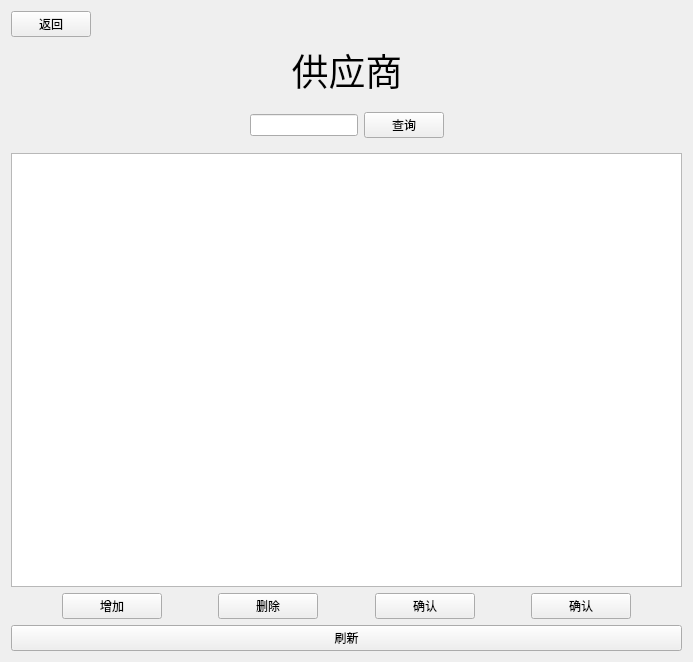
<?xml version="1.0" encoding="UTF-8"?>
<ui version="4.0">
 <class>Supplier</class>
 <widget class="QWidget" name="Supplier">
  <property name="geometry">
   <rect>
    <x>0</x>
    <y>0</y>
    <width>693</width>
    <height>662</height>
   </rect>
  </property>
  <property name="sizePolicy">
   <sizepolicy hsizetype="MinimumExpanding" vsizetype="Preferred">
    <horstretch>0</horstretch>
    <verstretch>0</verstretch>
   </sizepolicy>
  </property>
  <property name="windowTitle">
   <string>Form</string>
  </property>
  <layout class="QGridLayout" name="gridLayout">
   <item row="4" column="1">
    <widget class="QWidget" name="widget_2" native="true">
     <layout class="QHBoxLayout" name="horizontalLayout_2">
      <item>
       <spacer name="horizontalSpacer_8">
        <property name="orientation">
         <enum>Qt::Horizontal</enum>
        </property>
        <property name="sizeHint" stdset="0">
         <size>
          <width>40</width>
          <height>20</height>
         </size>
        </property>
       </spacer>
      </item>
      <item>
       <widget class="QLineEdit" name="lineEdit_find"/>
      </item>
      <item>
       <widget class="QPushButton" name="pushButton_find">
        <property name="text">
         <string>查询</string>
        </property>
       </widget>
      </item>
      <item>
       <spacer name="horizontalSpacer_9">
        <property name="orientation">
         <enum>Qt::Horizontal</enum>
        </property>
        <property name="sizeHint" stdset="0">
         <size>
          <width>40</width>
          <height>20</height>
         </size>
        </property>
       </spacer>
      </item>
     </layout>
    </widget>
   </item>
   <item row="6" column="0" colspan="3">
    <widget class="QWidget" name="widget" native="true">
     <layout class="QHBoxLayout" name="horizontalLayout">
      <property name="leftMargin">
       <number>0</number>
      </property>
      <property name="topMargin">
       <number>0</number>
      </property>
      <property name="rightMargin">
       <number>0</number>
      </property>
      <property name="bottomMargin">
       <number>0</number>
      </property>
      <item>
       <spacer name="horizontalSpacer_3">
        <property name="orientation">
         <enum>Qt::Horizontal</enum>
        </property>
        <property name="sizeHint" stdset="0">
         <size>
          <width>40</width>
          <height>20</height>
         </size>
        </property>
       </spacer>
      </item>
      <item>
       <widget class="QPushButton" name="pushButton_add">
        <property name="minimumSize">
         <size>
          <width>100</width>
          <height>0</height>
         </size>
        </property>
        <property name="text">
         <string>增加</string>
        </property>
       </widget>
      </item>
      <item>
       <spacer name="horizontalSpacer_5">
        <property name="orientation">
         <enum>Qt::Horizontal</enum>
        </property>
        <property name="sizeHint" stdset="0">
         <size>
          <width>40</width>
          <height>20</height>
         </size>
        </property>
       </spacer>
      </item>
      <item>
       <widget class="QPushButton" name="pushButton_delete">
        <property name="minimumSize">
         <size>
          <width>100</width>
          <height>0</height>
         </size>
        </property>
        <property name="text">
         <string>删除</string>
        </property>
       </widget>
      </item>
      <item>
       <spacer name="horizontalSpacer_6">
        <property name="orientation">
         <enum>Qt::Horizontal</enum>
        </property>
        <property name="sizeHint" stdset="0">
         <size>
          <width>40</width>
          <height>20</height>
         </size>
        </property>
       </spacer>
      </item>
      <item>
       <widget class="QPushButton" name="pushButton_sure">
        <property name="minimumSize">
         <size>
          <width>100</width>
          <height>0</height>
         </size>
        </property>
        <property name="text">
         <string>确认</string>
        </property>
       </widget>
      </item>
      <item>
       <spacer name="horizontalSpacer_7">
        <property name="orientation">
         <enum>Qt::Horizontal</enum>
        </property>
        <property name="sizeHint" stdset="0">
         <size>
          <width>40</width>
          <height>20</height>
         </size>
        </property>
       </spacer>
      </item>
      <item>
       <widget class="QPushButton" name="pushButton_cancel">
        <property name="minimumSize">
         <size>
          <width>100</width>
          <height>0</height>
         </size>
        </property>
        <property name="text">
         <string>确认</string>
        </property>
       </widget>
      </item>
      <item>
       <spacer name="horizontalSpacer_4">
        <property name="orientation">
         <enum>Qt::Horizontal</enum>
        </property>
        <property name="sizeHint" stdset="0">
         <size>
          <width>40</width>
          <height>20</height>
         </size>
        </property>
       </spacer>
      </item>
     </layout>
    </widget>
   </item>
   <item row="5" column="0" colspan="3">
    <widget class="QTableView" name="tableView"/>
   </item>
   <item row="1" column="2">
    <spacer name="horizontalSpacer_2">
     <property name="orientation">
      <enum>Qt::Horizontal</enum>
     </property>
     <property name="sizeHint" stdset="0">
      <size>
       <width>130</width>
       <height>20</height>
      </size>
     </property>
    </spacer>
   </item>
   <item row="1" column="0">
    <spacer name="horizontalSpacer">
     <property name="orientation">
      <enum>Qt::Horizontal</enum>
     </property>
     <property name="sizeHint" stdset="0">
      <size>
       <width>131</width>
       <height>20</height>
      </size>
     </property>
    </spacer>
   </item>
   <item row="1" column="1">
    <widget class="QLabel" name="label">
     <property name="font">
      <font>
       <family>Agency FB</family>
       <pointsize>28</pointsize>
      </font>
     </property>
     <property name="text">
      <string>供应商</string>
     </property>
     <property name="alignment">
      <set>Qt::AlignCenter</set>
     </property>
    </widget>
   </item>
   <item row="4" column="0">
    <spacer name="horizontalSpacer_10">
     <property name="orientation">
      <enum>Qt::Horizontal</enum>
     </property>
     <property name="sizeHint" stdset="0">
      <size>
       <width>131</width>
       <height>20</height>
      </size>
     </property>
    </spacer>
   </item>
   <item row="4" column="2">
    <spacer name="horizontalSpacer_11">
     <property name="orientation">
      <enum>Qt::Horizontal</enum>
     </property>
     <property name="sizeHint" stdset="0">
      <size>
       <width>130</width>
       <height>20</height>
      </size>
     </property>
    </spacer>
   </item>
   <item row="7" column="0" colspan="3">
    <widget class="QPushButton" name="pushButton_refresh">
     <property name="text">
      <string>刷新</string>
     </property>
    </widget>
   </item>
   <item row="0" column="0">
    <widget class="QPushButton" name="pushButton_close">
     <property name="maximumSize">
      <size>
       <width>80</width>
       <height>16777215</height>
      </size>
     </property>
     <property name="text">
      <string>返回</string>
     </property>
    </widget>
   </item>
  </layout>
 </widget>
 <resources/>
 <connections/>
</ui>
